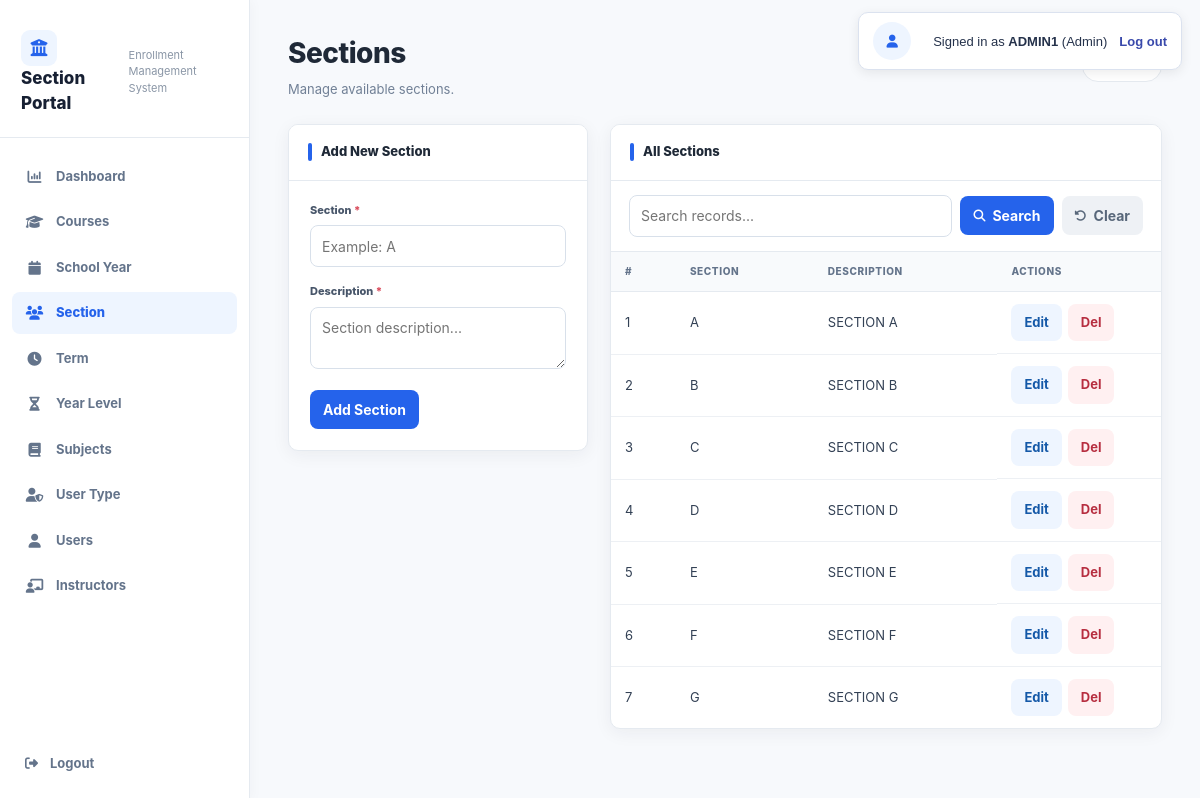
Page /section.php (signed in) on the committed database.
### tables this page shows
CREATE TABLE `tbl_section` (
  `ID` int(11) NOT NULL,
  `SECTION` varchar(255) NOT NULL,
  `DESCRIPTION` varchar(255) NOT NULL
);

### section.php (the view, shortened to what this page needs)
<?php
include 'db_connect.php';
$result = mysqli_query(
    $conn,
    "SELECT * FROM tbl_section"
);
?>
<!DOCTYPE html>
<html lang="en">
<head>
    <link rel="stylesheet" href="app.css">
    <link rel="stylesheet"
        href="https://cdnjs.cloudflare.com/ajax/libs/font-awesome/6.5.1/css/all.min.css">
</head>
<body>
<?php include __DIR__ . "/session_banner.php"; ?>
<div class="wrapper">
<aside class="sidebar">
    <div class="logo">
        <h2>Section Portal</h2>
        <p>Enrollment Management System</p>
    </div>
    <nav class="menu">
        <a href="dashboard.php">
            <i class="fa-solid fa-chart-column"></i>
            Dashboard
        </a>
        <a href="course.php">
            <i class="fa-solid fa-graduation-cap"></i>
            Courses
        </a>
        <a href="schoolyear.php">
            <i class="fa-solid fa-calendar"></i>
            School Year
        </a>
        <a href="section.php" class="active">
            <i class="fa-solid fa-users"></i>
            Section
        </a>
        <a href="term.php">
            <i class="fa-solid fa-clock"></i>
            Term
        </a>
        <a href="yearlevel.php">
            <i class="fa-solid fa-hourglass-half"></i>
            Year Level
        </a>
        <a href="subjects.php">
            <i class="fa-solid fa-book"></i>
            Subjects
        </a>
        <a href="usertype.php">
            <i class="fa-solid fa-user-shield"></i>
            User Type
        </a>
            <a href="users.php"><i class="fa-solid fa-user"></i> Users</a>
        <a href="instructors.php">
            <i class="fa-solid fa-chalkboard-teacher"></i>
            Instructors
        </a>
    </nav>
    <a href="logout.php" class="logout-link"><i class="fa-solid fa-right-from-bracket"></i> Logout</a>
</aside>
<main class="main-content">
<div class="page-header">
    <div>
        <h1>Sections</h1>
        <p>
            Manage available sections.
        </p>
    </div>
    <div class="record-count">
    </div>
</div>
<div class="content-grid">
<div class="card">
    <div class="card-header">
        Add New Section
    </div>
    <div class="card-body">
        <form method="POST">
            <div class="form-group">
                <label>
                    Section <span>*</span>
                </label>
                <input
                    type="text"
                    name="section"
                    placeholder="Example: A"
                    required>
            </div>
            <div class="form-group">
                <label>
                    Description <span>*</span>
                </label>
                <textarea
                    name="description"
                    placeholder="Section description..."
                    required></textarea>
            </div>
            <button
                type="submit"
                name="add_section"
                class="add-btn">
                Add Section
            </button>
        </form>
    </div>
</div>
<div class="card table-card">
    <div class="card-header">
        All Sections
    </div>
        <div class="search-bar">
            <form onsubmit="return filterTable(event);" class="search-form">
                <input type="text" id="tableSearch" placeholder="Search records..." autocomplete="off">
                <button type="submit" class="search-btn"><i class="fa-solid fa-magnifying-glass"></i> Search</button>
                <button type="button" class="clear-btn" onclick="clearSearch()"><i class="fa-solid fa-rotate-left"></i> Clear</button>
            </form>
        </div>
<div class="table-container">
        <table>
            <thead>
                <tr>
                    <th>#</th>
                    <th>SECTION</th>
                    <th>DESCRIPTION</th>
                    <th>ACTIONS</th>
                </tr>
            </thead>
            <tbody>
            <?php
            $count = 1;
            while ($row = mysqli_fetch_assoc($result)) {
            ?>
                <tr>
                    <td>
                        <?= $count++ ?>
                    </td>
                    <td>
                        <span class="year-badge">
                            <?= htmlspecialchars($row['SECTION']); ?>
                        </span>
                    </td>
                    <td>
                        <?= htmlspecialchars($row['DESCRIPTION']); ?>
                    </td>
                    <td class="actions">
                        <a href="section_edit.php?section=<?= urlencode($row['SECTION']); ?>">
                            <button
                                type="button"
                                class="edit-btn">
                                Edit
                            </button>
                        </a>
                        <a
                            href="section.php?delete=<?= urlencode($row['SECTION']); ?>"
                            onclick="return confirm('Are you sure you want to delete this section?');">
                            <button
                                type="button"
                                class="delete-btn">
                                Del
                            </button>
                        </a>
                    </td>
                </tr>
            <?php
            }
            ?>
            </tbody>
        </table>
    </div>
</div>
</div>
</main>
</div>
</body>
</html>

### rows in the picture
tbl_section: SECTION "A", DESCRIPTION "SECTION A"
tbl_section: SECTION "B", DESCRIPTION "SECTION B"
tbl_section: SECTION "C", DESCRIPTION "SECTION C"
tbl_section: SECTION "D", DESCRIPTION "SECTION D"
tbl_section: SECTION "E", DESCRIPTION "SECTION E"
tbl_section: SECTION "F", DESCRIPTION "SECTION F"
tbl_section: SECTION "G", DESCRIPTION "SECTION G"

### other values in the picture
$session_display_name "ADMIN1"
$session_role "Admin"
